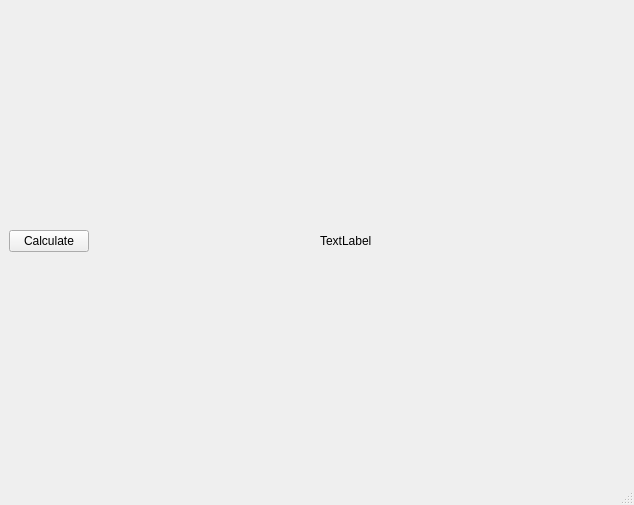
<?xml version="1.0" encoding="UTF-8"?>
<ui version="4.0">
 <class>SolverWindow</class>
 <widget class="QMainWindow" name="SolverWindow">
  <property name="geometry">
   <rect>
    <x>0</x>
    <y>0</y>
    <width>634</width>
    <height>505</height>
   </rect>
  </property>
  <property name="windowTitle">
   <string>Solver</string>
  </property>
  <widget class="QWidget" name="centralwidget">
   <layout class="QGridLayout" name="gridLayout_2">
    <item row="1" column="1" alignment="Qt::AlignLeft">
     <widget class="QLabel" name="animationLabel">
      <property name="text">
       <string>TextLabel</string>
      </property>
     </widget>
    </item>
    <item row="0" column="0" colspan="2">
     <layout class="QGridLayout" name="gridLayout"/>
    </item>
    <item row="1" column="0" alignment="Qt::AlignLeft">
     <widget class="QPushButton" name="calculateButton">
      <property name="sizePolicy">
       <sizepolicy hsizetype="Preferred" vsizetype="Fixed">
        <horstretch>0</horstretch>
        <verstretch>0</verstretch>
       </sizepolicy>
      </property>
      <property name="text">
       <string>Calculate</string>
      </property>
     </widget>
    </item>
   </layout>
  </widget>
  <widget class="QMenuBar" name="menubar">
   <property name="geometry">
    <rect>
     <x>0</x>
     <y>0</y>
     <width>634</width>
     <height>20</height>
    </rect>
   </property>
  </widget>
  <widget class="QStatusBar" name="statusbar"/>
 </widget>
 <resources/>
 <connections/>
</ui>
